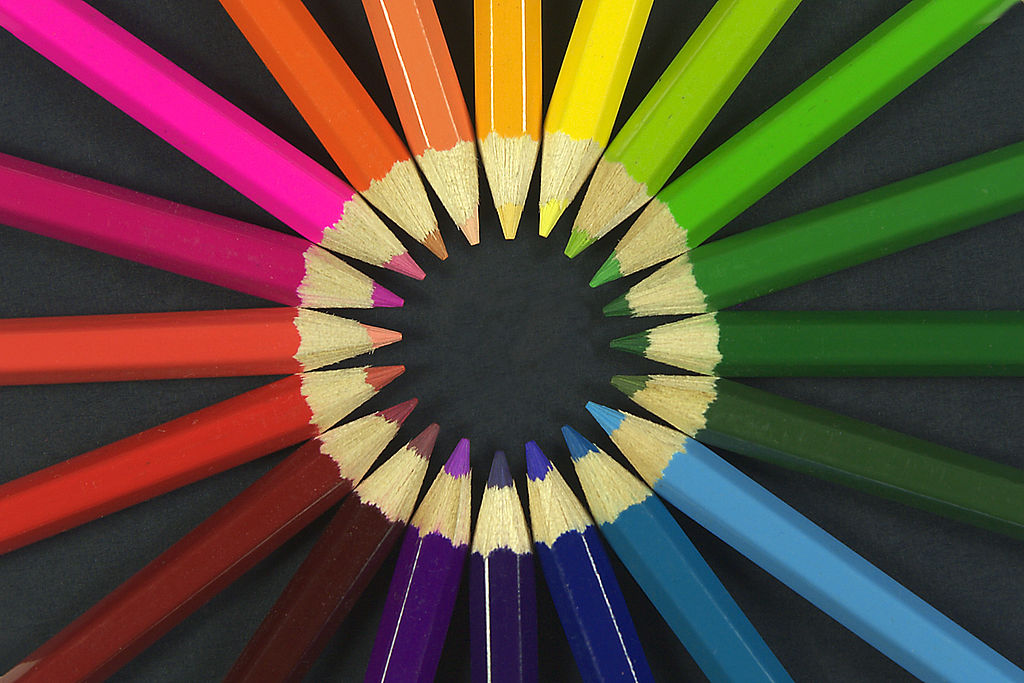
#> input picture 1024px-Colouring_pencils.jpg, 1024 x 683 px; the run also reads 2 pictures not shown here
$ python test.py
#> lines starting #> are read from the running program, lines starting #| are printed output that depends on the picture
#> further down, image_rgb is the input picture: shape (683, 1024, 3); mean R, G, B 92.9, 75, 58.8
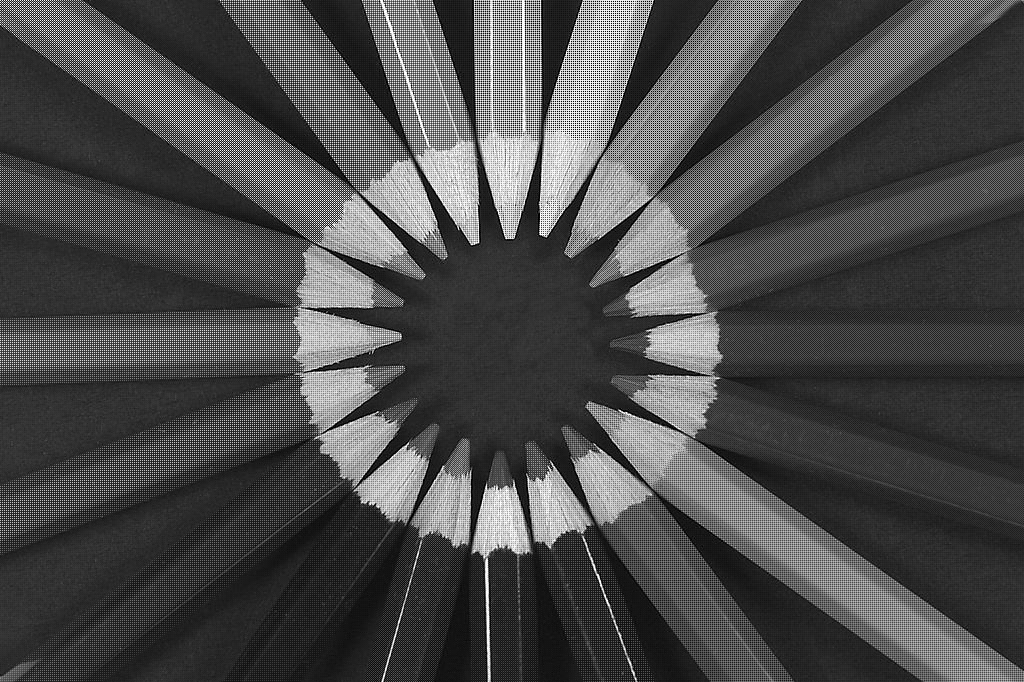
#> input picture 1024px-Colouring_pencils_RGGB.png, 1024 x 682 px
#> further down, image_rggb is the input picture: shape (682, 1024) float32; min 0, max 1, mean 0.296
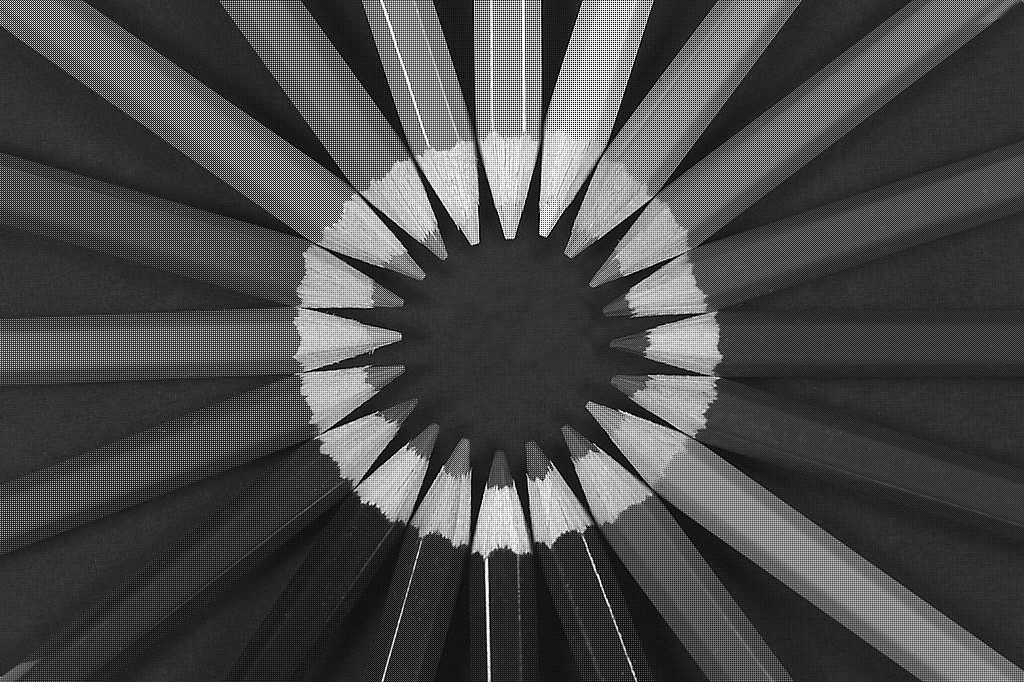
#> input picture 1024px-Colouring_pencils_GBRG.png, 1024 x 682 px
#> further down, image_gbrg is the input picture: shape (682, 1024) float32; min 0, max 1, mean 0.296
### bayer.py
import numpy as np

def bayer_to_rgb(image_bayer, pattern, interpolation=False):
    # RGGB pattern implementation
    if pattern == 'RGGB':
        # If interpolation is not required, perform decimation (downsampling)
        if not interpolation:
            return decimation_rggb(image_bayer)
        # If interpolation is required, perform interpolation (upscaling)
        if interpolation:
            return interpolation_rggb(image_bayer)

    # BGGR pattern implementation
    if pattern == 'BGGR':
        # If interpolation is not required
        if not interpolation:
            # Flip the Bayer image horizontally (left-right flip)
            img = np.fliplr(image_bayer)
            # Flip the image vertically (up-down flip)
            i = np.flipud(img)
            # Apply decimation on the flipped image
            result = decimation_rggb(i)
            # Flip the result vertically to restore original orientation
            r = np.flipud(result)
            # Flip it back horizontally to restore the original orientation
            return np.fliplr(r)
        # If interpolation is required
        if interpolation:
            # Flip the Bayer image horizontally
            img = np.fliplr(image_bayer)
            # Flip the image vertically
            i = np.flipud(img)
            # Apply interpolation on the flipped image
            result = interpolation_rggb(i)
            # Flip the result vertically and then horizontally to restore the original orientation
            r = np.flipud(result)
            return np.fliplr(r)

    # GRBG pattern implementation
    if pattern == 'GRBG':
        # If interpolation is not required
        if not interpolation:
            # Flip the Bayer image horizontally
            img = np.fliplr(image_bayer)
            # Apply decimation on the flipped image
            result = decimation_rggb(img)
            # Flip the result horizontally to restore the original orientation
            return np.fliplr(result)
        # If interpolation is required
        if interpolation:
            # Flip the Bayer image horizontally
            img = np.fliplr(image_bayer)
            # Apply interpolation on the flipped image
            result = interpolation_rggb(img)
            # Flip the result horizontally to restore the original orientation
            return np.fliplr(result)

    # GBRG pattern implementation
    if pattern == 'GBRG':
        # If interpolation is not required
        if not interpolation:
            # Flip the Bayer image vertically
            img = np.flipud(image_bayer)
            # Apply decimation on the flipped image
            result = decimation_rggb(img)
            # Flip the result vertically to restore the original orientation
            return np.flipud(result)
        # If interpolation is required
        if interpolation:
            # Flip the Bayer image vertically
            img = np.flipud(image_bayer)
            # Apply interpolation on the flipped image
            result = interpolation_rggb(img)
            # Flip the result vertically to restore the original orientation
            return np.flipud(result)

# [23 lines left out: function decimation_rggb, not called in this run]

def interpolation_rggb(image_bayer):
    # Create an empty result array with an additional channel for RGB values
    result = np.zeros(image_bayer.shape + (3,))

    # Interpolate values for the first pixel (top-left corner)
    # r00 (Red)
    result[0, 0, 0] = image_bayer[0, 0]

    # g01 (Green - first row, second column)
    g01 = image_bayer[0, 1]
#> g01 = 28
    # g10 (Green - second row, first column)
    g10 = image_bayer[1, 0]
#> g10 = 25

    # Average the two green values (g01 and g10) to get the green channel for the top-left pixel
    result[0, 0, 1] = (1. * g01 + 1. * g10) / 2

    # b11 (Blue - second row, second column)
    result[0, 0, 2] = image_bayer[1, 1]

    # Interpolation for Green channel (g01) along the first row
    # r00 (Red - first row, odd columns)
    r00 = image_bayer[0, :-2:2]
#> r00 = 511 values, max 255 at index 1, min 0 at index 151, mean 120.1
    # r02 (Red - first row, even columns)
    r02 = image_bayer[0, 2::2]
#> r02 = 511 values, max 255 at index 0, min 0 at index 150, mean 120

    # Average red values (r00 and r02) for green channel
    result[0, 1:-1:2, 0] = (1. * r00 + 1. * r02) / 2
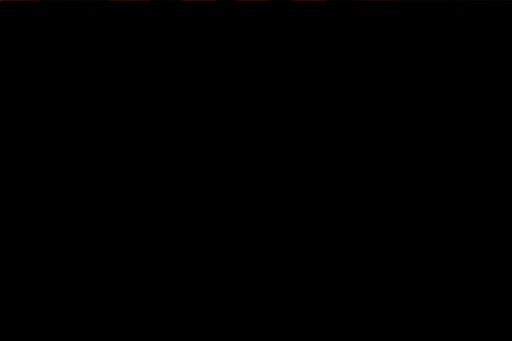
#> result: shape (682, 1024, 3) float64 (shown at 1/2 size); mean of channels 0, 1, 2 0.1, 0, 0; drawn as R, G, B

    # g01 (Green - first row, odd columns)
    result[0, 1::2, 1] = image_bayer[0, 1::2]

    # b11 (Blue - second row, odd columns)
    result[0, 1::2, 2] = image_bayer[1, 1::2]

    # Interpolation for Red and Green channels in the second row
    # r02 (Red - first row, even columns)
    result[0, 2:-1:2, 0] = image_bayer[0, 2:-1:2]

    # g01 (Green - first row, odd columns) and g03 (Green - first row, even columns after the third)
    g01 = image_bayer[0, 1:-1:2]
#> g01 = 511 values, max 255 at index 190, min 0 at index 216, mean 91.01
    g03 = image_bayer[0, 3::2]
#> g03 = 511 values, max 255 at index 189, min 0 at index 215, mean 91.23
    # g12 (Green - second row, even columns after the second)
    g12 = image_bayer[1, 2::2]
#> g12 = 511 values, max 253 at index 260, min 0 at index 270, mean 91.46

    # Average three green values (g01, g03, and g12) for the second row
    result[0, 2::2, 1] = (1. * g01 + 1. * g03 + 1. * g12) / 3

    # b11 (Blue - second row, odd columns) and b13 (Blue - second row, even columns after the third)
    b11 = image_bayer[1, 1:-1:2]
#> b11 = 511 values, max 253 at index 190, min 0 at index 189, mean 39.77
    b13 = image_bayer[1, 3::2]
#> b13 = 511 values, max 253 at index 189, min 0 at index 188, mean 39.6

    # Average blue values (b11 and b13) for the second row
    result[0, 2:-1:2, 2] = (1. * b11 + 1. * b13) / 2

    # Interpolation for last pixel in the row (g03)
    result[0, -1, 0] = image_bayer[0, -2]
    result[0, -1, 1] = image_bayer[0, -1]
    result[0, -1, 2] = image_bayer[1, -1]

    # Interpolation for the first column (g10)
    # r00 (Red - odd rows, first column)
    r00 = image_bayer[:-2:2, 0]
#> r00 = 340 values, max 254 at index 1, min 22 at index 337, mean 91.3
    # r20 (Red - even rows, first column)
    r20 = image_bayer[2::2, 0]
#> r20 = 340 values, max 254 at index 0, min 22 at index 336, mean 90.94

    # Average red values (r00 and r20) for the first column
    result[1:-1:2, 0, 0] = (1. * r00 + 1. * r20) / 2

    # g10 (Green - odd rows, first column)
    result[1::2, 0, 1] = image_bayer[1::2, 0]

    # b11 (Blue - odd rows, first column)
    result[1::2, 0, 2] = image_bayer[1::2, 1]

    # Interpolation for the blue channel (b11)
    # r00, r02, r20, and r22 are the red channel values from the neighboring pixels
    r00 = image_bayer[:-2:2, :-2:2]
    r02 = image_bayer[:-2:2, 2::2]
    r20 = image_bayer[2::2, :-2:2]
    r22 = image_bayer[2::2, 2::2]
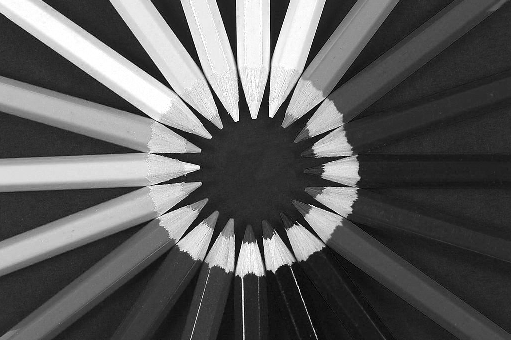
#> r22: shape (340, 511); min 0, max 255, mean 93

    # Average the red values from the surrounding pixels to compute the blue channel for the middle block
    result[1:-1:2, 1:-1:2, 0] = (1. * r00 + 1. * r02 + 1. * r20 + 1. * r22) / 4

    # g01, g10, g12, and g21 are the green channel values from the neighboring pixels
    g01 = image_bayer[:-2:2, 1:-1:2]
    g10 = image_bayer[1:-1:2, :-2:2]
    g12 = image_bayer[1:-1:2, 2::2]
    g21 = image_bayer[2::2, 1:-1:2]

    # Average the green values from the surrounding pixels for the middle block
    result[1:-1:2, 1:-1:2, 1] = (1. * g01 + 1. * g10 + 1. * g12 + 1. * g21) / 4

    # Assign the existing green values from the Bayer pattern to the result
    result[1::2, 1::2, 2] = image_bayer[1::2, 1::2]

    # Interpolation for the green channel (g12)
    # r02 and r22 are the red channel values from the neighboring pixels
    r02 = image_bayer[:-2:2, 2:-1:2]
    r22 = image_bayer[2::2, 2:-1:2]

    # Average the red values from the neighboring pixels for the green channel
    result[1:-1:2, 2:-1:2, 0] = (1. * r02 + 1. * r22) / 2

    # Assign the existing green values from the Bayer pattern to the result
    result[1::2, 2:-1:2, 1] = image_bayer[1::2, 2:-1:2]

    # b11 and b13 are the blue channel values from the Bayer pattern
    b11 = image_bayer[1::2, 1:-1:2]
    b13 = image_bayer[1::2, 3::2]

    # Average the blue values (b11 and b13) for the green channel
    result[1::2, 2:-1:2, 2] = (1. * b11 + 1. * b13) / 2
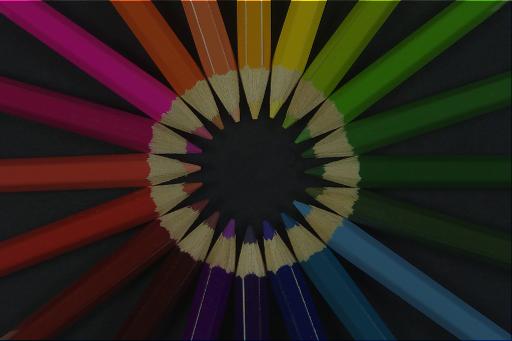
#> result: shape (682, 1024, 3) float64 (shown at 1/2 size); mean of channels 0, 1, 2 46.6, 37.6, 29.5; drawn as R, G, B

    # Interpolation for the blue channel (b13)
    # r02 and r22 are the red channel values from the neighboring pixels
    r02 = image_bayer[0:-2:2, -2]
#> r02 = 340 values, max 153 at index 0, min 25 at index 183, mean 40.74
    r22 = image_bayer[2::2, -2]
#> r22 = 340 values, max 62 at index 334, min 25 at index 182, mean 40.46

    # Average the red values from the neighboring pixels for the blue channel
    result[1:-1:2, -1, 0] = (1. * r02 + 1. * r22) / 2

    # g03, g12, and g23 are the green channel values from the neighboring pixels
    g03 = image_bayer[0:-2:2, -1::2]
#> g03 = 340 values, max 142 at index 0, min 33 at index 2, mean 58.28
    g12 = image_bayer[1:-1:2, -2::2]
#> g12 = 340 values, max 117 at index 92, min 29 at index 1, mean 57.87
    g23 = image_bayer[2::2, -1::2]
#> g23 = 340 values, max 118 at index 83, min 33 at index 1, mean 58.2

    # Average the green values from the neighboring pixels for the blue channel
    result[1:-1:2, -1::2, 1] = (1. * g03 + 1. * g12 + 1. * g23) / 3

    # Assign the existing blue values from the Bayer pattern to the result
    result[1::2, -1::2, 2] = image_bayer[1::2, -1::2]

    # Interpolation for the red channel (r20)
    # Assign the red values from the Bayer pattern for the lower rows in the first column
    result[2:-1:2, 0, 0] = image_bayer[2:-1:2, 0]

    # g10, g21, and g30 are the green channel values from the neighboring pixels
    g10 = image_bayer[1:-1:2, 0]
#> g10 = 340 values, max 125 at index 338, min 19 at index 3, mean 46.26
    g21 = image_bayer[2:-1:2, 1]
#> g21 = 340 values, max 94 at index 338, min 19 at index 105, mean 46.14
    g30 = image_bayer[3::2, 0]
#> g30 = 340 values, max 125 at index 337, min 19 at index 2, mean 46.45

    # Average the green values from the surrounding pixels for the red channel
    result[2:-1:2, 0, 1] = (1. * g10 + 1. * g21 + 1. * g30) / 3

    # b11 and b31 are the blue channel values from the neighboring pixels
    b11 = image_bayer[1:-1:2, 1]
#> b11 = 340 values, max 169 at index 0, min 26 at index 248, mean 54.47
    b31 = image_bayer[3::2, 1]
#> b31 = 340 values, max 161 at index 0, min 26 at index 247, mean 54.21

    # Average the blue values (b11 and b31) for the red channel
    result[2:-1:2, 0, 2] = (1. * b11 + 1. * b31) / 2

    # g21 (Green channel interpolation for the pixels around the middle block)
    # r20 and r22 are the red channel values from the neighboring pixels
    r20 = image_bayer[2:-1:2, :-2:2]
    r22 = image_bayer[2:-1:2, 2::2]

    # Average the red values from the surrounding pixels for the green channel
    result[2:-1:2, 1:-1:2, 0] = (1. * r20 + 1. * r22) / 2

    # Assign the existing green values from the Bayer pattern to the result
    result[2:-1:2, 1::2, 1] = image_bayer[2:-1:2, 1::2]

    # b11 and b31 are the blue channel values from the Bayer pattern
    b11 = image_bayer[1:-1:2, 1::2]
#> b11: shape (340, 512)
    b31 = image_bayer[3::2, 1::2]
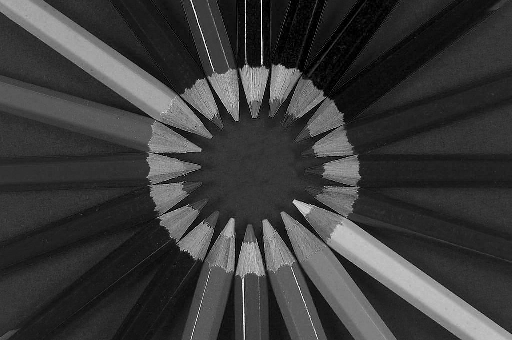
#> b31: shape (340, 512); min 0, max 255, mean 58.9

    # Average the blue values (b11 and b31) for the green channel
    result[2:-1:2, 1::2, 2] = (1. * b11 + 1. * b31) / 2
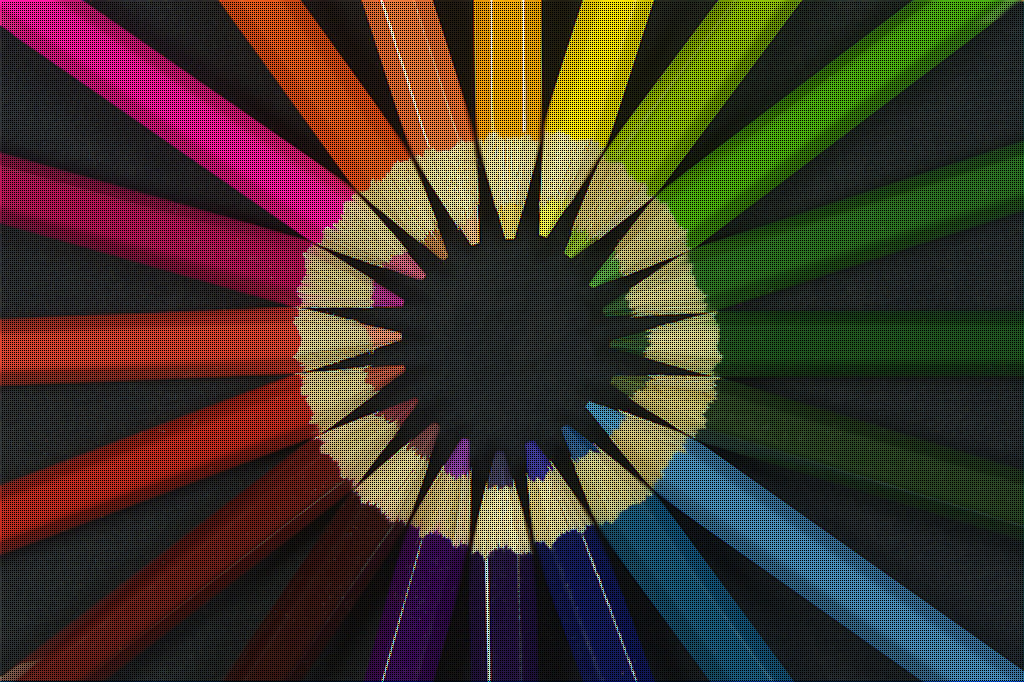
#> result: shape (682, 1024, 3) float64; mean of channels 0, 1, 2 69.8, 56.3, 44.2; drawn as R, G, B

    # r22 (Red channel interpolation for the lower rows and middle block)
    # Assign the red values from the Bayer pattern for the lower rows in the second column
    result[2:-1:2, 2:-1:2, 0] = image_bayer[2:-1:2, 2:-1:2]

    # g12, g21, g23, and g32 are the green channel values from the neighboring pixels
    g12 = image_bayer[1:-1:2, 2:-1:2]
    g21 = image_bayer[2:-1:2, 1:-1:2]
    g23 = image_bayer[2:-1:2, 3::2]
    g32 = image_bayer[3::2, 2:-1:2]

    # Average the green values from the surrounding pixels for the red channel
    result[2:-1:2, 2:-1:2, 1] = (1. * g12 + 1. * g21 + 1. * g23 + 1. * g32) / 4

    # b11, b13, b31, and b33 are the blue channel values from the Bayer pattern
    b11 = image_bayer[1:-1:2, 1:-1:2]
    b13 = image_bayer[1:-1:2, 3::2]
    b31 = image_bayer[3::2, 1:-1:2]
    b33 = image_bayer[3::2, 3::2]

    # Average the blue values (b11, b13, b31, and b33) for the red channel
    result[2:-1:2, 2:-1:2, 2] = (1. * b11 + 1. * b13 + 1. * b31 + 1. * b33) / 4

    # g23 (Green channel interpolation for the right-most column)
    # Assign the red values from the neighboring pixels for the last column
    result[2::2, -1, 0] = image_bayer[2::2, -2]

    # Assign the existing green values from the Bayer pattern to the result for the last column
    result[2::2, -1, 1] = image_bayer[2::2, -1]

    # b13 and b33 are the blue channel values from the Bayer pattern for the last column
    b13 = image_bayer[1:-1:2, -1]
#> b13 = 340 values, max 156 at index 336, min 12 at index 334, mean 46.64
    b33 = image_bayer[3::2, -1]
#> b33 = 340 values, max 157 at index 339, min 12 at index 333, mean 46.86

    # Average the blue values (b13 and b33) for the green channel in the last column
    result[2::2, -1, 2] = (1. * b13 + 1. * b33) / 2

    # g30 (Green channel interpolation for the bottom-right corner)
    # Assign the red, green, and blue values from the Bayer pattern to the last row and column
    result[-1, 0, 0] = image_bayer[-2, 0]
    result[-1, 0, 1] = image_bayer[-1, 0]
    result[-1, 0, 2] = image_bayer[-1, 1]

    # b31 (Blue channel interpolation for the last row)
    # r20 and r22 are the red channel values from the neighboring pixels
    r20 = image_bayer[-2, :-2:2]
#> r20 = 511 values, max 245 at index 191, min 0 at index 319, mean 44.51
    r22 = image_bayer[-2, 2::2]
#> r22 = 511 values, max 245 at index 190, min 0 at index 318, mean 44.38

    # Average the red values (r20 and r22) for the blue channel in the last row
    result[-1, 1:-1:2, 0] = (1. * r20 + 1. * r22) / 2

    # g21, g30, and g32 are the green channel values from the neighboring pixels
    g21 = image_bayer[-2, 1:-1:2]
#> g21 = 511 values, max 203 at index 244, min 0 at index 245, mean 45.53
    g30 = image_bayer[-1, :-2:2]
#> g30 = 511 values, max 255 at index 191, min 0 at index 190, mean 45.45
    g32 = image_bayer[-1, 2:-1:2]
#> g32 = 511 values, max 255 at index 190, min 0 at index 189, mean 45.51

    # Average the green values (g21, g30, and g32) for the blue channel in the last row
    result[-1, 1:-1:2, 1] = (1. * g21 + 1. * g30 + 1. * g32) / 3

    # Assign the existing blue values from the Bayer pattern to the result for the last row
    result[-1, 1::2, 2] = image_bayer[-1, 1::2]

    # g32 (Green channel interpolation for the bottom-right pixel)
    # Assign the red, green, and blue values for the bottom-right corner
    result[-1, 2::2, 0] = image_bayer[-2, -2]
    result[-1, 2::2, 1] = image_bayer[-1, 2]

    # b31 and b33 are the blue channel values for the bottom-right corner
    b31 = image_bayer[-1, 1:-1:2]
#> b31 = 511 values, max 194 at index 244, min 10 at index 217, mean 63.33
    b33 = image_bayer[-1, 3::2]
#> b33 = 511 values, max 194 at index 243, min 10 at index 216, mean 63.48

    # Average the blue values (b31 and b33) for the bottom-right corner
    result[-1, 2::2, 2] = (1. * b31 + 1. * b33) / 2

    # b33 (Blue channel interpolation for the very last pixel)
    # Assign the red, green, and blue values for the very last pixel in the bottom-right corner
    result[-1, -1, 0] = image_bayer[-2, -2]
    g23 = image_bayer[-2, -1]
#> g23 = 116
    g32 = image_bayer[-1, -2]
#> g32 = 118

    # Average the green values (g23 and g32) for the very last pixel
    result[-1, -1, 1] = (1. * g23 + 1. * g32) / 2

    # Assign the blue value from the Bayer pattern to the very last pixel
    result[-1, -1, 2] = image_bayer[-1, -1]

    # Return the final result as an 8-bit image
    return np.uint8(result)

### test.py
import bayer
import matplotlib.pyplot as plt
import numpy as np

# Read the images
image_rgb = plt.imread('./1024px-Colouring_pencils.jpg')
image_rggb = plt.imread('./1024px-Colouring_pencils_RGGB.png')
image_grbg = plt.imread('./1024px-Colouring_pencils_GRBG.png')
image_gbrg = plt.imread('./1024px-Colouring_pencils_GBRG.png')
image_bggr = plt.imread('./1024px-Colouring_pencils_BGGR.png')

# Convert images to uint8 (if necessary)
image_rggb = np.uint8(image_rggb * 255)
image_grbg = np.uint8(image_grbg * 255)
image_gbrg = np.uint8(image_gbrg * 255)
image_bggr = np.uint8(image_bggr * 255)

# Create a figure to display the images
fig, axes = plt.subplots(1, 5, figsize=(15, 5))

# Display each image
axes[0].imshow(image_rgb)
axes[1].imshow(bayer.bayer_to_rgb(image_rggb, 'RGGB', True))
axes[2].imshow(bayer.bayer_to_rgb(image_grbg, 'GRBG', True))
axes[3].imshow(bayer.bayer_to_rgb(image_gbrg, 'GBRG', True))
axes[4].imshow(bayer.bayer_to_rgb(image_bggr, 'BGGR', True))

# Remove axis labels and ticks
for ax in axes:
    ax.axis('off')

# Show the plot
plt.show()
